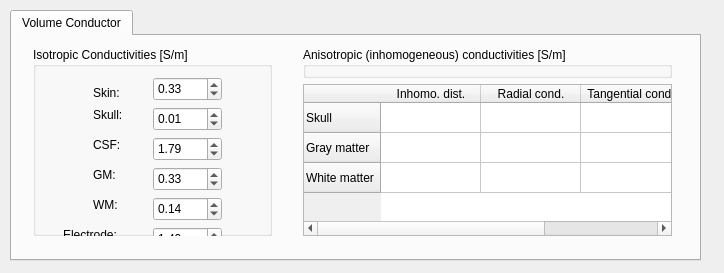
<?xml version="1.0" encoding="UTF-8"?>
<ui version="4.0">
  <class>SetConductivitiesToTetMeshDialog</class>
  <widget class="QWidget" name="SetConductivitiesToTetMeshDialog">
    <property name="geometry">
      <rect>
        <x>0</x>
        <y>0</y>
        <width>724</width>
        <height>273</height>
      </rect>
    </property>
    <property name="windowTitle">
      <string>SetConductivitiesToTetMeshDialog</string>
    </property>
    <widget class="QTabWidget" name="tabWidget">
      <property name="geometry">
        <rect>
          <x>10</x>
          <y>10</y>
          <width>691</width>
          <height>251</height>
        </rect>
      </property>
      <property name="currentIndex">
        <number>0</number>
      </property>
      <widget class="QWidget" name="VolumeConductor">
        <attribute name="title">
          <string>Volume Conductor</string>
        </attribute>
        <widget class="QWidget" name="verticalLayoutWidget">
          <property name="geometry">
            <rect>
              <x>10</x>
              <y>0</y>
              <width>261</width>
              <height>211</height>
            </rect>
          </property>
          <layout class="QVBoxLayout" name="verticalLayout">
            <item>
              <widget class="QGroupBox" name="groupBox">
                <property name="title">
                  <string>Isotropic Conductivities [S/m]</string>
                </property>
                <widget class="QLabel" name="label_2">
                  <property name="geometry">
                    <rect>
                      <x>60</x>
                      <y>60</y>
                      <width>62</width>
                      <height>16</height>
                    </rect>
                  </property>
                  <property name="text">
                    <string>Skull:</string>
                  </property>
                </widget>
                <widget class="QLabel" name="label_3">
                  <property name="geometry">
                    <rect>
                      <x>60</x>
                      <y>90</y>
                      <width>62</width>
                      <height>16</height>
                    </rect>
                  </property>
                  <property name="text">
                    <string>CSF:</string>
                  </property>
                </widget>
                <widget class="QDoubleSpinBox" name="Skin_">
                  <property name="geometry">
                    <rect>
                      <x>120</x>
                      <y>30</y>
                      <width>69</width>
                      <height>24</height>
                    </rect>
                  </property>
                  <property name="value">
                    <double>0.330000000000000</double>
                  </property>
                </widget>
                <widget class="QDoubleSpinBox" name="Skull_">
                  <property name="geometry">
                    <rect>
                      <x>120</x>
                      <y>60</y>
                      <width>69</width>
                      <height>24</height>
                    </rect>
                  </property>
                  <property name="value">
                    <double>0.010000000000000</double>
                  </property>
                </widget>
                <widget class="QDoubleSpinBox" name="CSF_">
                  <property name="geometry">
                    <rect>
                      <x>120</x>
                      <y>90</y>
                      <width>69</width>
                      <height>24</height>
                    </rect>
                  </property>
                  <property name="value">
                    <double>1.790000000000000</double>
                  </property>
                </widget>
                <widget class="QLabel" name="label_4">
                  <property name="geometry">
                    <rect>
                      <x>30</x>
                      <y>180</y>
                      <width>62</width>
                      <height>16</height>
                    </rect>
                  </property>
                  <property name="text">
                    <string>Electrode:</string>
                  </property>
                </widget>
                <widget class="QDoubleSpinBox" name="Electrode_">
                  <property name="geometry">
                    <rect>
                      <x>120</x>
                      <y>180</y>
                      <width>69</width>
                      <height>24</height>
                    </rect>
                  </property>
                  <property name="value">
                    <double>1.400000000000000</double>
                  </property>
                </widget>
                <widget class="QLabel" name="label">
                  <property name="geometry">
                    <rect>
                      <x>60</x>
                      <y>10</y>
                      <width>62</width>
                      <height>71</height>
                    </rect>
                  </property>
                  <property name="text">
                    <string>Skin:</string>
                  </property>
                </widget>
                <widget class="QLabel" name="label_5">
                  <property name="geometry">
                    <rect>
                      <x>60</x>
                      <y>120</y>
                      <width>62</width>
                      <height>16</height>
                    </rect>
                  </property>
                  <property name="text">
                    <string>GM:</string>
                  </property>
                </widget>
                <widget class="QDoubleSpinBox" name="GM_">
                  <property name="geometry">
                    <rect>
                      <x>120</x>
                      <y>120</y>
                      <width>69</width>
                      <height>24</height>
                    </rect>
                  </property>
                  <property name="value">
                    <double>0.330000000000000</double>
                  </property>
                </widget>
                <widget class="QLabel" name="label_6">
                  <property name="geometry">
                    <rect>
                      <x>60</x>
                      <y>150</y>
                      <width>62</width>
                      <height>16</height>
                    </rect>
                  </property>
                  <property name="text">
                    <string>WM:</string>
                  </property>
                </widget>
                <widget class="QDoubleSpinBox" name="WM_">
                  <property name="geometry">
                    <rect>
                      <x>120</x>
                      <y>150</y>
                      <width>69</width>
                      <height>24</height>
                    </rect>
                  </property>
                  <property name="value">
                    <double>0.140000000000000</double>
                  </property>
                </widget>
              </widget>
            </item>
          </layout>
        </widget>
        <widget class="QWidget" name="verticalLayoutWidget_2">
          <property name="geometry">
            <rect>
              <x>280</x>
              <y>0</y>
              <width>391</width>
              <height>211</height>
            </rect>
          </property>
          <layout class="QVBoxLayout" name="verticalLayout_2">
            <item>
              <widget class="QGroupBox" name="groupBox_2">
                <property name="title">
                  <string>Anisotropic (inhomogeneous) conductivities [S/m]</string>
                </property>
              </widget>
            </item>
            <item>
              <widget class="QTableWidget" name="tableWidget_3">
                <row>
                  <property name="text">
                    <string>Skull</string>
                  </property>
                </row>
                <row>
                  <property name="text">
                    <string>Gray matter</string>
                  </property>
                </row>
                <row>
                  <property name="text">
                    <string>White matter</string>
                  </property>
                </row>
                <column>
                  <property name="text">
                    <string>Inhomo. dist.</string>
                  </property>
                </column>
                <column>
                  <property name="text">
                    <string>Radial cond.</string>
                  </property>
                </column>
                <column>
                  <property name="text">
                    <string>Tangential cond.</string>
                  </property>
                </column>
                <item row="0" column="0">
                  <property name="text">
                    <string/>
                  </property>
                  <property name="checkState">
                    <enum>Unchecked</enum>
                  </property>
                </item>
                <item row="1" column="0">
                  <property name="text">
                    <string/>
                  </property>
                  <property name="checkState">
                    <enum>Unchecked</enum>
                  </property>
                  <property name="flags">
                    <set>ItemIsSelectable|ItemIsDragEnabled|ItemIsUserCheckable|ItemIsEnabled|ItemIsTristate</set>
                  </property>
                </item>
                <item row="2" column="0">
                  <property name="text">
                    <string/>
                  </property>
                  <property name="checkState">
                    <enum>Unchecked</enum>
                  </property>
                </item>
              </widget>
            </item>
          </layout>
        </widget>
      </widget>
    </widget>
  </widget>
  <layoutdefault spacing="6" margin="11"/>
  <resources/>
  <connections/>
</ui>
